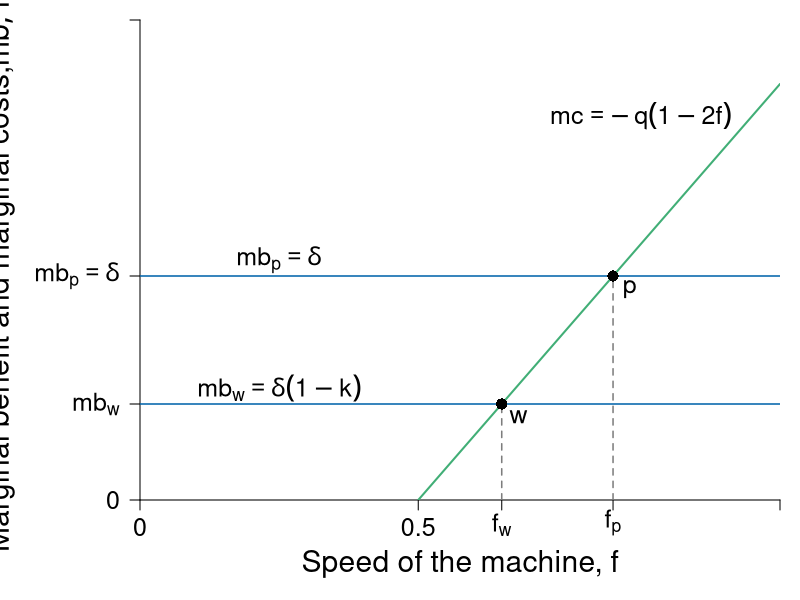

Generate this figure with R:
#Graph Designer: Simon Halliday, Scott Cohn
#Authors: Bowles and Halliday
#Title: Coordination, Conflict and Competition: A Text in Microeconomics

require(shape)
pdf(file = "credit/credit_equity_mb.pdf", width = 7, height = 7)

#Set parameters for graphics
pointsize <- 1.8
axislabelsize <- 1.8
labelsize <- 1.5
namesize <- 1.8
annotatesize <- 1.5
graphlinewidth <- 2
segmentlinewidth <- 1.5

COL <- c("#7fc97f", "#beaed4", "#fdc086", "#ffff99", "#386cb0", "#f0027f", "#bf5b17", "#666666")
COLA <- c("#e0f3db", "#99d8c9","#66c2a4","#41ae76", "#238b45", "#005824")
COLB <- c("#c6dbef", "#4eb3d3", "#2b8cbe", "#0868ac","#084081")
COLC <- c("#fcfbfd", "#efedf5", "#dadaeb", "#bcbddc", "#9e9ac8", "#807dba", "#6a51a3", "#54278f", "#3f007d")
grays <- gray.colors(25, start = 1, end = 0)

par(mar =  c(5, 7, 1, 1))

mc <- function(f, mu = 2) {
  -mu + 2*mu*f
}


xlims <- c(0, 1.15)
ylims <- c(0, 3)

npts <- 501 
x <- seq(xlims[1], xlims[2], length.out = npts)
y <- seq(ylims[1], ylims[2], length.out = npts) 
a <- c(46.08, 55, 64)
b <- c(46.08, 55, 64)

plot(0, 0, xlim = xlims, ylim = ylims, type = "n",
     xlab = expression(paste("")),
     ylab = expression(paste("")), 
     xaxt = "n", 
     yaxt = "n", 
     cex.lab = axislabelsize, 
     bty = "n",
     xaxs = "i", 
     yaxs = "i")


ticksy <- c(0, mc(f = 0.65), mc(f = 0.85), ylims[2])
ylabels <- c(0, expression(paste(mb[w])), expression(paste(mb[p] == delta)),  NA)
ticksx <- c(0, 0.5, 0.65, 0.85,  xlims[2])
xlabels <- c(0, 0.5, expression(paste(f[w] )), expression(paste(f[p])), NA)

axis(1, at = ticksx, pos = 0, labels = xlabels, cex.axis = labelsize)
axis(2, at = ticksy, pos = 0, labels = ylabels, las = 1, cex.axis = labelsize)

# text(x = c(0, 
#            0.5, 
#            0.68, 
#            0.92
#            ), 
# par("usr")[3] - 0.025, cex = labelsize,
# labels = xlabels, srt = 0, pos = 1, xpd = TRUE)

npts <- 500 
xx1 <- seq(xlims[1], xlims[2], length.out = npts)

#Lines for mrs graph
lines(xx1, mc(xx1, mu = 2), col = COLA[4], lwd = graphlinewidth)
#lines(xx1, mrpL(xx1, pmax = 15), col = COLA[4], lty = 2, lwd = segmentlinewidth)

#Label axes
#mtext(expression(paste("Speed of the machine, ", f)), side = 1, line = 2.5, cex = axislabelsize)
text(-0.25, 0.5*(ylims[2] + ylims[1]), expression(paste("Marginal benefit and marginal costs,", list(mb, mc) )), xpd = TRUE, cex = axislabelsize, srt = 90) 
text(0.5*(xlims[2]), -0.4, expression(paste("Speed of the machine, ", f)), xpd = TRUE, cex = axislabelsize) 


text(0.9, 2.4, expression(paste(mc == -q*(1 - 2*f) )), cex = labelsize)
text(0.25, 1.5, expression(paste(mb[p] == delta )), cex = labelsize)
text(0.25, 0.7, expression(paste(mb[w] == delta*(1 - k) )), cex = labelsize)

Arrows(2, 9, 6.8, 9, col = "black", lty = 1, code = 2, lwd = 2, arr.type = "triangle", arr.lwd = 0.5)
text(3.5, 10, expression(paste("Increase in ", frac(dy, dl))), cex = labelsize)

text(9.3, 12, expression(paste(frac(dy, dl) == phantom())), cex = labelsize)
text(11, 12.3, expression(paste("marginal")), cex = labelsize)
text(11, 11.7, expression(paste("benefit")), cex = labelsize)
Arrows(11, 11.3, 11, 2.4, col = "black", lty = 1, code = 2, lwd = 2, arr.type = "triangle", arr.lwd = 0.5)

segments(0.65, 0, 0.65, mc(f = 0.65), lty = 2, col = grays[20] , lwd = segmentlinewidth)
segments(0, mc(f = 0.65), xlims[2], mc(f = 0.65), lty = 1, col = COLB[4] , lwd = segmentlinewidth)
segments(0.85, 0, 0.85, mc(f = 0.85), lty = 2, col = grays[20] , lwd = segmentlinewidth)
segments(0, mc(f = 0.85), xlims[2], mc(f = 0.85), lty = 1, col = COLB[4] , lwd = segmentlinewidth)
#segments(1, 0, 1, mc(f = 1), lty = 2, col = grays[20] , lwd = segmentlinewidth)
#segments(0, mc(f = 1), xlims[2], mc(f = 1), lty = 1, col = grays[20] , lwd = segmentlinewidth)

#points(1, mc(1), pch = 16, col = "black", cex = 1.5)
points(0.85, mc(0.85), pch = 16, col = "black", cex = 1.5)
points(0.65, mc(0.65), pch = 16, col = "black", cex = 1.5)

#text(1 + 0.025, mc(1) - 0.1, expression(paste(e)), cex = labelsize)
text(0.85 + 0.03, mc(0.85) - 0.08, expression(paste(p)), cex = labelsize)
text(0.65 + 0.03, mc(0.65) - 0.08, expression(paste(w)), cex = labelsize)


#Label Demand
text(13, 1, expression(paste(mb[1])), cex = labelsize)
text(19.5, 1, expression(paste(mb[2])), cex = labelsize)

dev.off()
